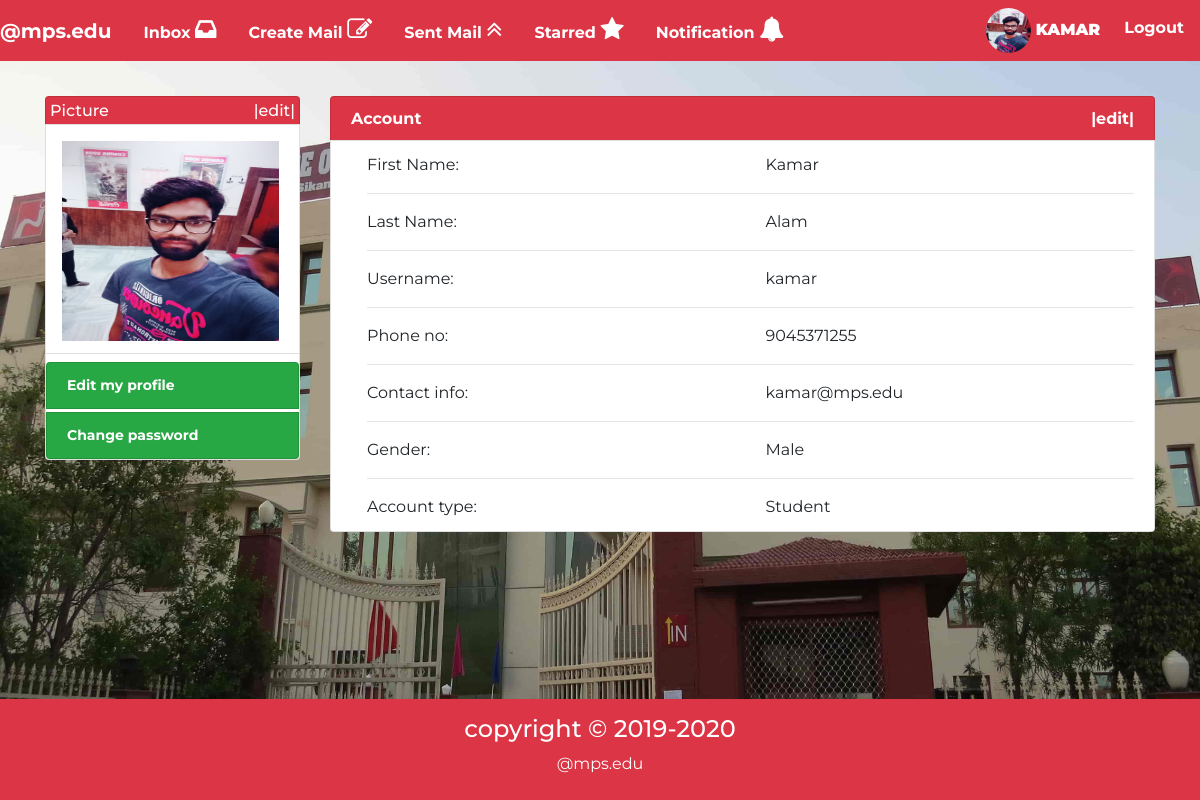
The page /account/profile/ (signed in) on the database its author committed.
### account/models.py (models this page shows, shortened)
class Profile(models.Model):
	user=models.OneToOneField(User,on_delete=models.CASCADE)
	gender=models.CharField(max_length=10,choices=(('Male','Male'),('Female','Female')),default='Male')
	tel=models.CharField(max_length=10)
	pic=models.ImageField(upload_to='profile/profile_pic',default="profile/profile_pic/profile_image.jpg")
	type=models.CharField(max_length=10,choices=(('Student','Student'),('Teacher','Teacher')),default='Student')
	security=models.CharField(max_length=50,default="")

### account/views.py (the view)
# urls.py: path('profile/',views.profile),
@login_required(login_url="/account/login")
def profile(req):
	id=req.user.id
	profile=Profile.objects.get(user__id=id)
	return render(req,"account/profile.html",{"profile":profile})

### account/templates/account/profile.html (shortened to what this page needs)
{%extends 'mail/basic.html'%}
{%block body%}
<div class="container">
<div class="row">
{%include "account/profile_basic.html"%}
	<div class="col-sm-12 col-md-9 col-lg-9 col-xl-9 col-12">
		<h6 class="list-group-item bg-danger text-white font-weight-bolder"> Account <span class="float-right" id="pic_upload"><a href="/account/edit_profile" class="text-white">|edit|</a></span></h6>
	<div class="list-group-item ">
		<div class="ml-3">
		    <div class="row"><div class="col-sm-6 col-md-6 col-lg-6 col-xl-6 col-6">First Name:</div><div class="col-sm-6 col-md-6 col-lg-6 col-xl-6 col-6">{{profile.user.first_name|title}}</div></div><hr>
		    <div class="row"><div class="col-sm-6 col-md-6 col-lg-6 col-xl-6 col-6">Last Name:</div><div class="col-sm-6 col-md-6 col-lg-6 col-xl-6 col-6">{{profile.user.last_name|title}}</div></div><hr>
		    <div class="row"><div class="col-sm-6 col-md-6 col-lg-6 col-xl-6 col-6">Username:</div><div class="col-sm-6 col-md-6 col-lg-6 col-xl-6 col-6">{{profile.user.username}}</div></div><hr>
		    <div class="row"><div class="col-sm-6 col-md-6 col-lg-6 col-xl-6 col-6">Phone no:</div><div class="col-sm-6 col-md-6 col-lg-6 col-xl-6 col-6">{{profile.tel}}</div></div><hr>
		    <div class="row"><div class="col-sm-6 col-md-6 col-lg-6 col-xl-6 col-6">Contact info:</div><div class="col-sm-6 col-md-6 col-lg-6 col-xl-6 col-6">{{profile.user.email}}</div></div><hr>
		    <div class="row"><div class="col-sm-6 col-md-6 col-lg-6 col-xl-6 col-6">Gender:</div><div class="col-sm-6 col-md-6 col-lg-6 col-xl-6 col-6">{{profile.gender}}</div></div><hr>
            <div class="row"><div class="col-sm-6 col-md-6 col-lg-6 col-xl-6 col-6">Account type:</div><div class="col-sm-6 col-md-6 col-lg-6 col-xl-6 col-6">{{profile.type}}</div></div>
	</div>
	</div>
		</div>
	</div>
</div>
{%endblock%}

### mail/templates/mail/basic.html (shortened to what this page needs)
<!DOCTYPE html>
<html>
<head>
<link rel="stylesheet" href="https://maxcdn.bootstrapcdn.com/bootstrap/4.3.1/css/bootstrap.min.css">
<link rel="stylesheet" type="text/css" href="https://stackpath.bootstrapcdn.com/font-awesome/4.7.0/css/font-awesome.min.css">
<link href="//maxcdn.bootstrapcdn.com/font-awesome/4.1.0/css/font-awesome.min.css" rel="stylesheet">
{% load static %}
</head>
<body>
<nav class="navbar navbar-expand-md navbar-light bg-danger fixed-top p-0">
	<a href="/home" class="navbar-brand text-white font-weight-bolder">@mps.edu</a>
	<div id="mynav" class="collapse navbar-collapse">
	    	{%if user.is_authenticated%}
<ul class="navbar-nav navbar-link-style font-weight-bolder text-center">
		<li class="nav-item p-0"><a href="/home/inbox" class="nav-link p-3">Inbox <i class="fa fa-inbox font-awesome-notification"></i></a></li>
	<li class="nav-item"><a href="/home/create" class="nav-link p-3">Create Mail <i class="fa fa-edit font-awesome-notification"></i></a></li>
	<li class="nav-item"><a href="/home/sentmail" class="nav-link p-3">Sent Mail <i class="fa fa-angle-double-up font-awesome-notification"></i></a></li>
	<li class="nav-item"><a href="/home/starred" class="nav-link p-3">Starred <i class="fa fa-star font-awesome-notification"></i></a></li>
	<li class="nav-item "><a href="#" class="nav-link p-3" data-toggle="popover" id="noti" data-placement="bottom" data-trigger="focus" data-html="true">Notification <i class="fa fa-bell font-awesome-notification"></i></a></li>
	</ul>
		{%endif%}
	<ul class="navbar-nav navbar-link-style text-center ml-auto font-weight-bolder">
	{%if user.is_authenticated%}
	<li class="nav-item"><a href="/account/profile" class="nav-link text-white"><img src="/media/{{user.profile.pic}}" class="img-fluid img-login rounded-circle">  <b>{{user.username|upper}}</b></a></li>
	<li class="nav-item"><a href="/account/logout" class="nav-link text-white p-3">Logout</a></li>
	{%else%}
	<li class="nav-item"><a href="/account/login" class="nav-link text-white p-3">Login</a></li>
	<li class="nav-item"><a href="/account/signup" class="nav-link text-white p-3">Register</a></li>
	{%endif%}
</ul>
</div>
</nav>
<br><br>
<main class="my-5">
{%block body%} {%endblock%}
</main><br><br><br><br>
<footer class="mt-5 pt-3 pb-2 bg-danger text-white">
<h4 class="text-center">copyright &copy 2019-2020</h4>
<p class="text-center">@mps.edu</p>
</footer>
</body>
</html>

### account/templates/account/profile_basic.html (shortened to what this page needs)
<div class="col-sm-12 col-md-3 col-lg-3 col-xl-3 col-12 mb-5">
	<h6 class="list-group-item p-1 bg-danger text-white">Picture<span class="float-right" id="pic_upload"><a href="#" class="text-white">|edit|</a></span></h6>
	<div class="list-group-item pt-3 pl-3">
	<a href="/account/profile"><img src="/media/{{profile.pic}}" class="img-fluid p-0" id="profile-img"></a>
</div>
<ul class="list-group-item p-0 pt-2">
<a href="/account/edit_profile" class="list-group-item bg-success list-group-item-action small-font text-white font-weight-bolder">Edit my profile</a>
<a href="/account/change_password_confirm" class="list-group-item bg-success list-group-item-action small-font text-white mt-1 font-weight-bolder">Change password</a>
   </ul>
</div>

### rows shown on the page
Profile: pic (picture), user.first_name "Kamar", user.last_name "Alam", user.username "kamar", tel "9045371255", user.email "kamar@mps.edu", gender "Male", type "Student"

### other values the page prints
{{ user.username|upper }} "KAMAR"
